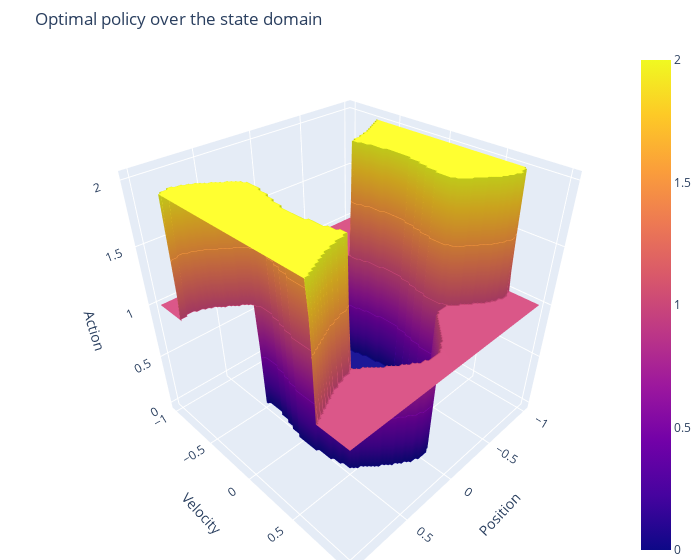

Notebook code for this chart:
### Code cell
X = np.linspace(-1, 1, 100)
Y = np.linspace(-1, 1, 100)
Z = pb2.vectorized_optimal_policy(X, Y, w_best, base)

config = {
  'toImageButtonOptions': {
    'format': 'png', # one of png, svg, jpeg, webp
    'filename': 'global_value_function',
    'height': 500,
    'width': 700,
    'scale':6 # Multiply title/legend/axis/canvas sizes by this factor
  }
}

z = Z
x, y = X, Y
fig = go.Figure(data=[go.Surface(z=z, x=x, y=y)])

fig.update_layout(scene = dict(
                    xaxis_title='Position',
                    yaxis_title='Velocity',
                    zaxis_title='Action'),
                    title='Optimal policy over the state domain',
                    width=700,
                    margin=dict(pad=150, t=50, b=0),
                    yaxis=dict(
                    titlefont=dict(size=50)))

fig.update_traces(contours_z=dict(show=True, usecolormap=True,
                highlightcolor="limegreen", project_z=False))
fig.show(config=config)

### Figure 1 — Plotly figure (JSON) as saved in the notebook; plotly's stock layout.template omitted (floating-point values rounded to 4 significant figures; data arrays with more than 128 entries replaced by an {"elided": "..."} marker saying what was removed)
{"data": [{"contours": {"z": {"highlightcolor": "limegreen", "project": {"z": false}, "show": true, "usecolormap": true}}, "type": "surface", "x": [-1, -0.9798, -0.9596, -0.9394, -0.9192, -0.899, -0.8788, -0.8586, -0.8384, -0.8182, -0.798, -0.7778, -0.7576, -0.7374, -0.7172, -0.697, -0.6768, -0.6566, -0.6364, -0.6162, -0.596, -0.5758, -0.5556, -0.5354, -0.5152, -0.4949, -0.4747, -0.4545, -0.4343, -0.4141, -0.3939, -0.3737, -0.3535, -0.3333, -0.3131, -0.2929, -0.2727, -0.2525, -0.2323, -0.2121, -0.1919, -0.1717, -0.1515, -0.1313, -0.1111, -0.09091, -0.07071, -0.05051, -0.0303, -0.0101, 0.0101, 0.0303, 0.05051, 0.07071, 0.09091, 0.1111, 0.1313, 0.1515, 0.1717, 0.1919, 0.2121, 0.2323, 0.2525, 0.2727, 0.2929, 0.3131, 0.3333, 0.3535, 0.3737, 0.3939, 0.4141, 0.4343, 0.4545, 0.4747, 0.4949, 0.5152, 0.5354, 0.5556, 0.5758, 0.596, 0.6162, 0.6364, 0.6566, 0.6768, 0.697, 0.7172, 0.7374, 0.7576, 0.7778, 0.798, 0.8182, 0.8384, 0.8586, 0.8788, 0.899, 0.9192, 0.9394, 0.9596, 0.9798, 1], "y": [-1, -0.9798, -0.9596, -0.9394, -0.9192, -0.899, -0.8788, -0.8586, -0.8384, -0.8182, -0.798, -0.7778, -0.7576, -0.7374, -0.7172, -0.697, -0.6768, -0.6566, -0.6364, -0.6162, -0.596, -0.5758, -0.5556, -0.5354, -0.5152, -0.4949, -0.4747, -0.4545, -0.4343, -0.4141, -0.3939, -0.3737, -0.3535, -0.3333, -0.3131, -0.2929, -0.2727, -0.2525, -0.2323, -0.2121, -0.1919, -0.1717, -0.1515, -0.1313, -0.1111, -0.09091, -0.07071, -0.05051, -0.0303, -0.0101, 0.0101, 0.0303, 0.05051, 0.07071, 0.09091, 0.1111, 0.1313, 0.1515, 0.1717, 0.1919, 0.2121, 0.2323, 0.2525, 0.2727, 0.2929, 0.3131, 0.3333, 0.3535, 0.3737, 0.3939, 0.4141, 0.4343, 0.4545, 0.4747, 0.4949, 0.5152, 0.5354, 0.5556, 0.5758, 0.596, 0.6162, 0.6364, 0.6566, 0.6768, 0.697, 0.7172, 0.7374, 0.7576, 0.7778, 0.798, 0.8182, 0.8384, 0.8586, 0.8788, 0.899, 0.9192, 0.9394, 0.9596, 0.9798, 1], "z": {"elided": "100x100 int values"}}], "layout": {"margin": {"b": 0, "pad": 150, "t": 50}, "scene": {"xaxis": {"title": {"text": "Position"}}, "yaxis": {"title": {"text": "Velocity"}}, "zaxis": {"title": {"text": "Action"}}}, "title": {"text": "Optimal policy over the state domain"}, "width": 700, "yaxis": {"title": {"font": {"size": 50}}}}}
